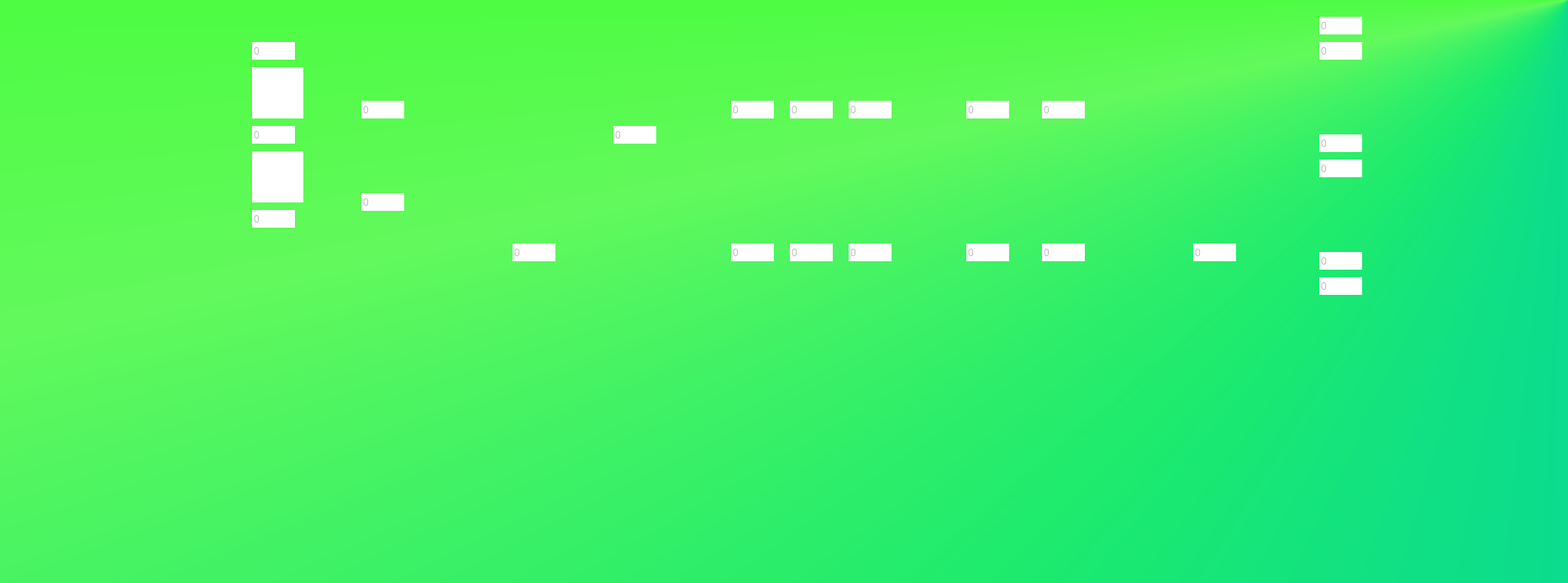
<?xml version="1.0" encoding="UTF-8"?>
<ui version="4.0">
 <class>MainWindow</class>
 <widget class="QMainWindow" name="MainWindow">
  <property name="geometry">
   <rect>
    <x>0</x>
    <y>0</y>
    <width>1866</width>
    <height>694</height>
   </rect>
  </property>
  <property name="windowTitle">
   <string>MainWindow</string>
  </property>
  <property name="styleSheet">
   <string notr="true">background-color: qconicalgradient(cx:1, cy:0, angle:57.7, stop:0.253731 rgba(56, 255, 40, 255), stop:0.422886 rgba(98, 249, 92, 255), stop:0.537313 rgba(28, 234, 110, 255), stop:0.621891 rgba(0, 211, 161, 255));</string>
  </property>
  <widget class="QWidget" name="centralWidget">
   <widget class="QPushButton" name="btnInicio">
    <property name="geometry">
     <rect>
      <x>50</x>
      <y>570</y>
      <width>71</width>
      <height>61</height>
     </rect>
    </property>
    <property name="styleSheet">
     <string notr="true">background-color: transparent;
background: none;
border: none;
border-image: url(:/inicio.png);
background-repeat: none;</string>
    </property>
    <property name="text">
     <string/>
    </property>
   </widget>
   <widget class="QPushButton" name="btnPausa">
    <property name="geometry">
     <rect>
      <x>140</x>
      <y>570</y>
      <width>71</width>
      <height>61</height>
     </rect>
    </property>
    <property name="styleSheet">
     <string notr="true">border-image: url(:/pausa.png);
background-color: transparent;
background: none;
border: none;
background-repeat: none;</string>
    </property>
    <property name="text">
     <string/>
    </property>
   </widget>
   <widget class="QPushButton" name="btnReiniciar">
    <property name="geometry">
     <rect>
      <x>230</x>
      <y>570</y>
      <width>71</width>
      <height>61</height>
     </rect>
    </property>
    <property name="styleSheet">
     <string notr="true">background-color: transparent;
background: none;
border-image: url(:/reinicio.png);
border: none;
background-repeat: none;</string>
    </property>
    <property name="text">
     <string/>
    </property>
   </widget>
   <widget class="QLabel" name="lblMezcladora3">
    <property name="geometry">
     <rect>
      <x>300</x>
      <y>280</y>
      <width>61</width>
      <height>61</height>
     </rect>
    </property>
    <property name="styleSheet">
     <string notr="true">background-color: transparent;
background: none;
border: none;
border-image: url(:/mezcladora.png);
background-repeat: none;</string>
    </property>
    <property name="text">
     <string/>
    </property>
   </widget>
   <widget class="QGraphicsView" name="lblMezcladora1">
    <property name="geometry">
     <rect>
      <x>300</x>
      <y>80</y>
      <width>61</width>
      <height>61</height>
     </rect>
    </property>
    <property name="styleSheet">
     <string notr="true">background-color: transparent;
background: none;
border: none;
border-image: url(:/mezclador.png);
background-repeat: none;</string>
    </property>
   </widget>
   <widget class="QGraphicsView" name="lblMezcladora2">
    <property name="geometry">
     <rect>
      <x>300</x>
      <y>180</y>
      <width>61</width>
      <height>61</height>
     </rect>
    </property>
    <property name="styleSheet">
     <string notr="true">background-color: transparent;
background: none;
border: none;
border-image: url(:/mezclador.png);
background-repeat: none;</string>
    </property>
   </widget>
   <widget class="QLabel" name="camionLbl">
    <property name="geometry">
     <rect>
      <x>170</x>
      <y>170</y>
      <width>61</width>
      <height>61</height>
     </rect>
    </property>
    <property name="styleSheet">
     <string notr="true">background-color: transparent;
background: none;
border: none;
background-repeat: none;
border-image: url(:/camion.png);</string>
    </property>
    <property name="text">
     <string/>
    </property>
   </widget>
   <widget class="QLabel" name="label">
    <property name="geometry">
     <rect>
      <x>400</x>
      <y>130</y>
      <width>101</width>
      <height>91</height>
     </rect>
    </property>
    <property name="styleSheet">
     <string notr="true">background-color: transparent;
background: none;
border: none;
background-repeat: none;
border-image: url(:/transportadora.png);</string>
    </property>
    <property name="text">
     <string/>
    </property>
   </widget>
   <widget class="QLabel" name="label_2">
    <property name="geometry">
     <rect>
      <x>400</x>
      <y>240</y>
      <width>101</width>
      <height>91</height>
     </rect>
    </property>
    <property name="styleSheet">
     <string notr="true">background-color: transparent;
background: none;
border: none;
background-repeat: none;
border-image: url(:/transportadora.png);</string>
    </property>
    <property name="text">
     <string/>
    </property>
   </widget>
   <widget class="QLabel" name="label_3">
    <property name="geometry">
     <rect>
      <x>710</x>
      <y>170</y>
      <width>101</width>
      <height>91</height>
     </rect>
    </property>
    <property name="styleSheet">
     <string notr="true">background-color: transparent;
background: none;
border: none;
background-repeat: none;
border-image: url(:/transportadora.png);</string>
    </property>
    <property name="text">
     <string/>
    </property>
   </widget>
   <widget class="QLabel" name="almacenLbl">
    <property name="geometry">
     <rect>
      <x>40</x>
      <y>130</y>
      <width>81</width>
      <height>91</height>
     </rect>
    </property>
    <property name="styleSheet">
     <string notr="true">background-color: transparent;
background: none;
border: none;
background-repeat: none;
border-image: url(:/almacenFinal.png);</string>
    </property>
    <property name="text">
     <string/>
    </property>
   </widget>
   <widget class="QLabel" name="label_5">
    <property name="geometry">
     <rect>
      <x>570</x>
      <y>120</y>
      <width>131</width>
      <height>171</height>
     </rect>
    </property>
    <property name="styleSheet">
     <string notr="true">background-color: transparent;
background: none;
border: none;
background-repeat: none;
border-image: url(:/ensambladora.png);</string>
    </property>
    <property name="text">
     <string/>
    </property>
   </widget>
   <widget class="QLabel" name="lblcontrolCalidad">
    <property name="geometry">
     <rect>
      <x>1130</x>
      <y>150</y>
      <width>171</width>
      <height>131</height>
     </rect>
    </property>
    <property name="styleSheet">
     <string notr="true">background-color: transparent;
background: none;
border-image: url(:/maesitos.png);
border: none;
background-repeat: none;</string>
    </property>
    <property name="text">
     <string/>
    </property>
   </widget>
   <widget class="QPushButton" name="pushButton">
    <property name="geometry">
     <rect>
      <x>320</x>
      <y>570</y>
      <width>71</width>
      <height>61</height>
     </rect>
    </property>
    <property name="styleSheet">
     <string notr="true">background-color: transparent;
background: none;
border: none;
background-repeat: none;
border-image: url(:/config.png);</string>
    </property>
    <property name="text">
     <string/>
    </property>
   </widget>
   <widget class="QLabel" name="lblempacadora">
    <property name="geometry">
     <rect>
      <x>1370</x>
      <y>130</y>
      <width>161</width>
      <height>141</height>
     </rect>
    </property>
    <property name="styleSheet">
     <string notr="true">background-color: transparent;
background: none;
border: none;
background-repeat: none;
border-image: url(:/empacadora.png);</string>
    </property>
    <property name="text">
     <string/>
    </property>
   </widget>
   <widget class="QLabel" name="label_4">
    <property name="geometry">
     <rect>
      <x>1680</x>
      <y>170</y>
      <width>151</width>
      <height>121</height>
     </rect>
    </property>
    <property name="styleSheet">
     <string notr="true">background-color: transparent;
background: none;
border: none;
background-repeat: none;
border-image: url(:/almacen.png);</string>
    </property>
    <property name="text">
     <string/>
    </property>
   </widget>
   <widget class="QLabel" name="camionLbl_2">
    <property name="geometry">
     <rect>
      <x>1570</x>
      <y>350</y>
      <width>61</width>
      <height>61</height>
     </rect>
    </property>
    <property name="styleSheet">
     <string notr="true">background-color: transparent;
background: none;
border: none;
background-repeat: none;
border-image: url(:/camion.png);</string>
    </property>
    <property name="text">
     <string/>
    </property>
   </widget>
   <widget class="QLabel" name="camionLbl_3">
    <property name="geometry">
     <rect>
      <x>1570</x>
      <y>210</y>
      <width>61</width>
      <height>61</height>
     </rect>
    </property>
    <property name="styleSheet">
     <string notr="true">background-color: transparent;
background: none;
border: none;
background-repeat: none;
border-image: url(:/camion.png);</string>
    </property>
    <property name="text">
     <string/>
    </property>
   </widget>
   <widget class="QLabel" name="camionLbl_4">
    <property name="geometry">
     <rect>
      <x>1570</x>
      <y>80</y>
      <width>61</width>
      <height>61</height>
     </rect>
    </property>
    <property name="styleSheet">
     <string notr="true">background-color: transparent;
background: none;
border: none;
background-repeat: none;
border-image: url(:/camion.png);</string>
    </property>
    <property name="text">
     <string/>
    </property>
   </widget>
   <widget class="QSpinBox" name="mezcladora1">
    <property name="enabled">
     <bool>false</bool>
    </property>
    <property name="geometry">
     <rect>
      <x>300</x>
      <y>50</y>
      <width>51</width>
      <height>21</height>
     </rect>
    </property>
    <property name="styleSheet">
     <string notr="true">background-color: transparent;
background: none;
border: none;
background-repeat: none;</string>
    </property>
    <property name="readOnly">
     <bool>true</bool>
    </property>
    <property name="buttonSymbols">
     <enum>QAbstractSpinBox::NoButtons</enum>
    </property>
    <property name="keyboardTracking">
     <bool>true</bool>
    </property>
   </widget>
   <widget class="QLabel" name="lblhorno1">
    <property name="geometry">
     <rect>
      <x>870</x>
      <y>150</y>
      <width>61</width>
      <height>71</height>
     </rect>
    </property>
    <property name="styleSheet">
     <string notr="true">border-image: url(:/horno.png);
background-color: transparent;
background: none;
border: none;
background-repeat: none;</string>
    </property>
    <property name="text">
     <string/>
    </property>
   </widget>
   <widget class="QLabel" name="lblhorno2">
    <property name="geometry">
     <rect>
      <x>930</x>
      <y>150</y>
      <width>61</width>
      <height>71</height>
     </rect>
    </property>
    <property name="styleSheet">
     <string notr="true">border-image: url(:/horno.png);
background-color: transparent;
background: none;
border: none;
background-repeat: none;</string>
    </property>
    <property name="text">
     <string/>
    </property>
   </widget>
   <widget class="QLabel" name="lblhorno3">
    <property name="geometry">
     <rect>
      <x>990</x>
      <y>150</y>
      <width>61</width>
      <height>71</height>
     </rect>
    </property>
    <property name="styleSheet">
     <string notr="true">border-image: url(:/horno.png);
background-color: transparent;
background: none;
border: none;
background-repeat: none;</string>
    </property>
    <property name="text">
     <string/>
    </property>
   </widget>
   <widget class="QLabel" name="lblhorno5">
    <property name="geometry">
     <rect>
      <x>930</x>
      <y>210</y>
      <width>61</width>
      <height>71</height>
     </rect>
    </property>
    <property name="styleSheet">
     <string notr="true">border-image: url(:/horno.png);
background-color: transparent;
background: none;
border: none;
background-repeat: none;</string>
    </property>
    <property name="text">
     <string/>
    </property>
   </widget>
   <widget class="QLabel" name="lblhorno4">
    <property name="geometry">
     <rect>
      <x>870</x>
      <y>210</y>
      <width>61</width>
      <height>71</height>
     </rect>
    </property>
    <property name="styleSheet">
     <string notr="true">border-image: url(:/horno.png);
background-color: transparent;
background: none;
border: none;
background-repeat: none;</string>
    </property>
    <property name="text">
     <string/>
    </property>
   </widget>
   <widget class="QLabel" name="lblhorno6">
    <property name="geometry">
     <rect>
      <x>990</x>
      <y>210</y>
      <width>61</width>
      <height>71</height>
     </rect>
    </property>
    <property name="styleSheet">
     <string notr="true">border-image: url(:/horno.png);
background-color: transparent;
background: none;
border: none;
background-repeat: none;</string>
    </property>
    <property name="text">
     <string/>
    </property>
   </widget>
   <widget class="QSpinBox" name="mezcladora2">
    <property name="enabled">
     <bool>false</bool>
    </property>
    <property name="geometry">
     <rect>
      <x>300</x>
      <y>150</y>
      <width>51</width>
      <height>21</height>
     </rect>
    </property>
    <property name="styleSheet">
     <string notr="true">background-color: transparent;
background: none;
border: none;
background-repeat: none;</string>
    </property>
    <property name="readOnly">
     <bool>true</bool>
    </property>
    <property name="buttonSymbols">
     <enum>QAbstractSpinBox::NoButtons</enum>
    </property>
    <property name="keyboardTracking">
     <bool>true</bool>
    </property>
   </widget>
   <widget class="QSpinBox" name="mezcladora3">
    <property name="enabled">
     <bool>false</bool>
    </property>
    <property name="geometry">
     <rect>
      <x>300</x>
      <y>250</y>
      <width>51</width>
      <height>21</height>
     </rect>
    </property>
    <property name="styleSheet">
     <string notr="true">background-color: transparent;
background: none;
border: none;
background-repeat: none;</string>
    </property>
    <property name="readOnly">
     <bool>true</bool>
    </property>
    <property name="buttonSymbols">
     <enum>QAbstractSpinBox::NoButtons</enum>
    </property>
    <property name="keyboardTracking">
     <bool>true</bool>
    </property>
   </widget>
   <widget class="QSpinBox" name="cintaMezcla">
    <property name="enabled">
     <bool>false</bool>
    </property>
    <property name="geometry">
     <rect>
      <x>430</x>
      <y>120</y>
      <width>51</width>
      <height>21</height>
     </rect>
    </property>
    <property name="styleSheet">
     <string notr="true">background-color: transparent;
background: none;
border: none;
background-repeat: none;</string>
    </property>
    <property name="readOnly">
     <bool>true</bool>
    </property>
    <property name="buttonSymbols">
     <enum>QAbstractSpinBox::NoButtons</enum>
    </property>
    <property name="keyboardTracking">
     <bool>true</bool>
    </property>
   </widget>
   <widget class="QSpinBox" name="cintaChoco">
    <property name="enabled">
     <bool>false</bool>
    </property>
    <property name="geometry">
     <rect>
      <x>430</x>
      <y>230</y>
      <width>51</width>
      <height>21</height>
     </rect>
    </property>
    <property name="styleSheet">
     <string notr="true">background-color: transparent;
background: none;
border: none;
background-repeat: none;</string>
    </property>
    <property name="readOnly">
     <bool>true</bool>
    </property>
    <property name="buttonSymbols">
     <enum>QAbstractSpinBox::NoButtons</enum>
    </property>
    <property name="keyboardTracking">
     <bool>true</bool>
    </property>
   </widget>
   <widget class="QSpinBox" name="ensambladora">
    <property name="enabled">
     <bool>false</bool>
    </property>
    <property name="geometry">
     <rect>
      <x>610</x>
      <y>290</y>
      <width>51</width>
      <height>21</height>
     </rect>
    </property>
    <property name="styleSheet">
     <string notr="true">background-color: transparent;
background: none;
border: none;
background-repeat: none;</string>
    </property>
    <property name="readOnly">
     <bool>true</bool>
    </property>
    <property name="buttonSymbols">
     <enum>QAbstractSpinBox::NoButtons</enum>
    </property>
    <property name="keyboardTracking">
     <bool>true</bool>
    </property>
   </widget>
   <widget class="QSpinBox" name="cintaHorno">
    <property name="enabled">
     <bool>false</bool>
    </property>
    <property name="geometry">
     <rect>
      <x>730</x>
      <y>150</y>
      <width>51</width>
      <height>21</height>
     </rect>
    </property>
    <property name="styleSheet">
     <string notr="true">background-color: transparent;
background: none;
border: none;
background-repeat: none;</string>
    </property>
    <property name="readOnly">
     <bool>true</bool>
    </property>
    <property name="buttonSymbols">
     <enum>QAbstractSpinBox::NoButtons</enum>
    </property>
    <property name="keyboardTracking">
     <bool>true</bool>
    </property>
   </widget>
   <widget class="QSpinBox" name="horno_1">
    <property name="enabled">
     <bool>false</bool>
    </property>
    <property name="geometry">
     <rect>
      <x>870</x>
      <y>120</y>
      <width>51</width>
      <height>21</height>
     </rect>
    </property>
    <property name="styleSheet">
     <string notr="true">background-color: transparent;
background: none;
border: none;
background-repeat: none;</string>
    </property>
    <property name="readOnly">
     <bool>true</bool>
    </property>
    <property name="buttonSymbols">
     <enum>QAbstractSpinBox::NoButtons</enum>
    </property>
    <property name="keyboardTracking">
     <bool>true</bool>
    </property>
   </widget>
   <widget class="QSpinBox" name="horno_4">
    <property name="enabled">
     <bool>false</bool>
    </property>
    <property name="geometry">
     <rect>
      <x>870</x>
      <y>290</y>
      <width>51</width>
      <height>21</height>
     </rect>
    </property>
    <property name="styleSheet">
     <string notr="true">background-color: transparent;
background: none;
border: none;
background-repeat: none;</string>
    </property>
    <property name="readOnly">
     <bool>true</bool>
    </property>
    <property name="buttonSymbols">
     <enum>QAbstractSpinBox::NoButtons</enum>
    </property>
    <property name="keyboardTracking">
     <bool>true</bool>
    </property>
   </widget>
   <widget class="QSpinBox" name="horno_5">
    <property name="enabled">
     <bool>false</bool>
    </property>
    <property name="geometry">
     <rect>
      <x>940</x>
      <y>290</y>
      <width>51</width>
      <height>21</height>
     </rect>
    </property>
    <property name="styleSheet">
     <string notr="true">background-color: transparent;
background: none;
border: none;
background-repeat: none;</string>
    </property>
    <property name="readOnly">
     <bool>true</bool>
    </property>
    <property name="buttonSymbols">
     <enum>QAbstractSpinBox::NoButtons</enum>
    </property>
    <property name="keyboardTracking">
     <bool>true</bool>
    </property>
   </widget>
   <widget class="QSpinBox" name="horno_6">
    <property name="enabled">
     <bool>false</bool>
    </property>
    <property name="geometry">
     <rect>
      <x>1010</x>
      <y>290</y>
      <width>51</width>
      <height>21</height>
     </rect>
    </property>
    <property name="styleSheet">
     <string notr="true">background-color: transparent;
background: none;
border: none;
background-repeat: none;</string>
    </property>
    <property name="readOnly">
     <bool>true</bool>
    </property>
    <property name="buttonSymbols">
     <enum>QAbstractSpinBox::NoButtons</enum>
    </property>
    <property name="keyboardTracking">
     <bool>true</bool>
    </property>
   </widget>
   <widget class="QSpinBox" name="horno_2">
    <property name="enabled">
     <bool>false</bool>
    </property>
    <property name="geometry">
     <rect>
      <x>940</x>
      <y>120</y>
      <width>51</width>
      <height>21</height>
     </rect>
    </property>
    <property name="styleSheet">
     <string notr="true">background-color: transparent;
background: none;
border: none;
background-repeat: none;</string>
    </property>
    <property name="readOnly">
     <bool>true</bool>
    </property>
    <property name="buttonSymbols">
     <enum>QAbstractSpinBox::NoButtons</enum>
    </property>
    <property name="keyboardTracking">
     <bool>true</bool>
    </property>
   </widget>
   <widget class="QSpinBox" name="horno_3">
    <property name="enabled">
     <bool>false</bool>
    </property>
    <property name="geometry">
     <rect>
      <x>1010</x>
      <y>120</y>
      <width>51</width>
      <height>21</height>
     </rect>
    </property>
    <property name="styleSheet">
     <string notr="true">background-color: transparent;
background: none;
border: none;
background-repeat: none;</string>
    </property>
    <property name="readOnly">
     <bool>true</bool>
    </property>
    <property name="buttonSymbols">
     <enum>QAbstractSpinBox::NoButtons</enum>
    </property>
    <property name="keyboardTracking">
     <bool>true</bool>
    </property>
   </widget>
   <widget class="QSpinBox" name="calida1_aprovados">
    <property name="enabled">
     <bool>false</bool>
    </property>
    <property name="geometry">
     <rect>
      <x>1150</x>
      <y>290</y>
      <width>51</width>
      <height>21</height>
     </rect>
    </property>
    <property name="styleSheet">
     <string notr="true">background-color: transparent;
background: none;
border: none;
background-repeat: none;</string>
    </property>
    <property name="readOnly">
     <bool>true</bool>
    </property>
    <property name="buttonSymbols">
     <enum>QAbstractSpinBox::NoButtons</enum>
    </property>
    <property name="keyboardTracking">
     <bool>true</bool>
    </property>
   </widget>
   <widget class="QSpinBox" name="empacadora">
    <property name="enabled">
     <bool>false</bool>
    </property>
    <property name="geometry">
     <rect>
      <x>1420</x>
      <y>290</y>
      <width>51</width>
      <height>21</height>
     </rect>
    </property>
    <property name="styleSheet">
     <string notr="true">background-color: transparent;
background: none;
border: none;
background-repeat: none;</string>
    </property>
    <property name="readOnly">
     <bool>true</bool>
    </property>
    <property name="buttonSymbols">
     <enum>QAbstractSpinBox::NoButtons</enum>
    </property>
    <property name="keyboardTracking">
     <bool>true</bool>
    </property>
   </widget>
   <widget class="QSpinBox" name="camion4pack_actual">
    <property name="enabled">
     <bool>false</bool>
    </property>
    <property name="geometry">
     <rect>
      <x>1570</x>
      <y>50</y>
      <width>51</width>
      <height>21</height>
     </rect>
    </property>
    <property name="styleSheet">
     <string notr="true">background-color: transparent;
background: none;
border: none;
background-repeat: none;</string>
    </property>
    <property name="readOnly">
     <bool>true</bool>
    </property>
    <property name="buttonSymbols">
     <enum>QAbstractSpinBox::NoButtons</enum>
    </property>
    <property name="keyboardTracking">
     <bool>true</bool>
    </property>
   </widget>
   <widget class="QSpinBox" name="camion16pack_actual">
    <property name="enabled">
     <bool>false</bool>
    </property>
    <property name="geometry">
     <rect>
      <x>1570</x>
      <y>330</y>
      <width>51</width>
      <height>21</height>
     </rect>
    </property>
    <property name="styleSheet">
     <string notr="true">background-color: transparent;
background: none;
border: none;
background-repeat: none;</string>
    </property>
    <property name="readOnly">
     <bool>true</bool>
    </property>
    <property name="buttonSymbols">
     <enum>QAbstractSpinBox::NoButtons</enum>
    </property>
    <property name="keyboardTracking">
     <bool>true</bool>
    </property>
   </widget>
   <widget class="QSpinBox" name="camnion10pack_actaul">
    <property name="enabled">
     <bool>false</bool>
    </property>
    <property name="geometry">
     <rect>
      <x>1570</x>
      <y>190</y>
      <width>51</width>
      <height>21</height>
     </rect>
    </property>
    <property name="styleSheet">
     <string notr="true">background-color: transparent;
background: none;
border: none;
background-repeat: none;</string>
    </property>
    <property name="readOnly">
     <bool>true</bool>
    </property>
    <property name="buttonSymbols">
     <enum>QAbstractSpinBox::NoButtons</enum>
    </property>
    <property name="keyboardTracking">
     <bool>true</bool>
    </property>
   </widget>
   <widget class="QSpinBox" name="calida2_aprovados">
    <property name="enabled">
     <bool>false</bool>
    </property>
    <property name="geometry">
     <rect>
      <x>1240</x>
      <y>290</y>
      <width>51</width>
      <height>21</height>
     </rect>
    </property>
    <property name="styleSheet">
     <string notr="true">background-color: transparent;
background: none;
border: none;
background-repeat: none;</string>
    </property>
    <property name="readOnly">
     <bool>true</bool>
    </property>
    <property name="buttonSymbols">
     <enum>QAbstractSpinBox::NoButtons</enum>
    </property>
    <property name="keyboardTracking">
     <bool>true</bool>
    </property>
   </widget>
   <widget class="QSpinBox" name="calida2_desechados">
    <property name="enabled">
     <bool>false</bool>
    </property>
    <property name="geometry">
     <rect>
      <x>1240</x>
      <y>120</y>
      <width>51</width>
      <height>21</height>
     </rect>
    </property>
    <property name="styleSheet">
     <string notr="true">background-color: transparent;
background: none;
border: none;
background-repeat: none;</string>
    </property>
    <property name="readOnly">
     <bool>true</bool>
    </property>
    <property name="buttonSymbols">
     <enum>QAbstractSpinBox::NoButtons</enum>
    </property>
    <property name="keyboardTracking">
     <bool>true</bool>
    </property>
   </widget>
   <widget class="QSpinBox" name="calida1_desechados">
    <property name="enabled">
     <bool>false</bool>
    </property>
    <property name="geometry">
     <rect>
      <x>1150</x>
      <y>120</y>
      <width>51</width>
      <height>21</height>
     </rect>
    </property>
    <property name="styleSheet">
     <string notr="true">background-color: transparent;
background: none;
border: none;
background-repeat: none;</string>
    </property>
    <property name="readOnly">
     <bool>true</bool>
    </property>
    <property name="buttonSymbols">
     <enum>QAbstractSpinBox::NoButtons</enum>
    </property>
    <property name="keyboardTracking">
     <bool>true</bool>
    </property>
   </widget>
   <widget class="QSpinBox" name="camion4pack_total">
    <property name="enabled">
     <bool>false</bool>
    </property>
    <property name="geometry">
     <rect>
      <x>1570</x>
      <y>20</y>
      <width>51</width>
      <height>21</height>
     </rect>
    </property>
    <property name="styleSheet">
     <string notr="true">background-color: transparent;
background: none;
border: none;
background-repeat: none;</string>
    </property>
    <property name="readOnly">
     <bool>true</bool>
    </property>
    <property name="buttonSymbols">
     <enum>QAbstractSpinBox::NoButtons</enum>
    </property>
    <property name="keyboardTracking">
     <bool>true</bool>
    </property>
   </widget>
   <widget class="QSpinBox" name="camnion10pack_total">
    <property name="enabled">
     <bool>false</bool>
    </property>
    <property name="geometry">
     <rect>
      <x>1570</x>
      <y>160</y>
      <width>51</width>
      <height>21</height>
     </rect>
    </property>
    <property name="styleSheet">
     <string notr="true">background-color: transparent;
background: none;
border: none;
background-repeat: none;</string>
    </property>
    <property name="readOnly">
     <bool>true</bool>
    </property>
    <property name="buttonSymbols">
     <enum>QAbstractSpinBox::NoButtons</enum>
    </property>
    <property name="keyboardTracking">
     <bool>true</bool>
    </property>
   </widget>
   <widget class="QSpinBox" name="camnion16pack_total">
    <property name="enabled">
     <bool>false</bool>
    </property>
    <property name="geometry">
     <rect>
      <x>1570</x>
      <y>300</y>
      <width>51</width>
      <height>21</height>
     </rect>
    </property>
    <property name="styleSheet">
     <string notr="true">background-color: transparent;
background: none;
border: none;
background-repeat: none;</string>
    </property>
    <property name="readOnly">
     <bool>true</bool>
    </property>
    <property name="buttonSymbols">
     <enum>QAbstractSpinBox::NoButtons</enum>
    </property>
    <property name="keyboardTracking">
     <bool>true</bool>
    </property>
   </widget>
   <widget class="QPushButton" name="btnMezcladora1">
    <property name="geometry">
     <rect>
      <x>260</x>
      <y>50</y>
      <width>41</width>
      <height>41</height>
     </rect>
    </property>
    <property name="styleSheet">
     <string notr="true">border-image: url(:/cambiar.png);
background-color: transparent;
background: none;
border: none;
background-repeat: none;</string>
    </property>
    <property name="text">
     <string/>
    </property>
   </widget>
   <widget class="QPushButton" name="btnMezcladora2">
    <property name="geometry">
     <rect>
      <x>260</x>
      <y>150</y>
      <width>41</width>
      <height>41</height>
     </rect>
    </property>
    <property name="styleSheet">
     <string notr="true">border-image: url(:/cambiar.png);
background-color: transparent;
background: none;
border: none;
background-repeat: none;</string>
    </property>
    <property name="text">
     <string/>
    </property>
   </widget>
   <widget class="QPushButton" name="btnMezcladora3">
    <property name="geometry">
     <rect>
      <x>260</x>
      <y>250</y>
      <width>41</width>
      <height>41</height>
     </rect>
    </property>
    <property name="styleSheet">
     <string notr="true">border-image: url(:/cambiar.png);
background-color: transparent;
background: none;
border: none;
background-repeat: none;</string>
    </property>
    <property name="text">
     <string/>
    </property>
   </widget>
   <widget class="QPushButton" name="btnEnsambladora">
    <property name="geometry">
     <rect>
      <x>530</x>
      <y>130</y>
      <width>41</width>
      <height>41</height>
     </rect>
    </property>
    <property name="styleSheet">
     <string notr="true">border-image: url(:/cambiar.png);
background-color: transparent;
background: none;
border: none;
background-repeat: none;</string>
    </property>
    <property name="text">
     <string/>
    </property>
   </widget>
   <widget class="QPushButton" name="btnHorno">
    <property name="geometry">
     <rect>
      <x>840</x>
      <y>160</y>
      <width>31</width>
      <height>31</height>
     </rect>
    </property>
    <property name="styleSheet">
     <string notr="true">border-image: url(:/cambiar.png);
background-color: transparent;
background: none;
border: none;
background-repeat: none;</string>
    </property>
    <property name="text">
     <string/>
    </property>
   </widget>
   <widget class="QPushButton" name="btnHorno_2">
    <property name="geometry">
     <rect>
      <x>840</x>
      <y>220</y>
      <width>31</width>
      <height>31</height>
     </rect>
    </property>
    <property name="styleSheet">
     <string notr="true">border-image: url(:/cambiar.png);
background-color: transparent;
background: none;
border: none;
background-repeat: none;</string>
    </property>
    <property name="text">
     <string/>
    </property>
   </widget>
   <widget class="QPushButton" name="btnHorno_3">
    <property name="geometry">
     <rect>
      <x>1050</x>
      <y>160</y>
      <width>31</width>
      <height>31</height>
     </rect>
    </property>
    <property name="styleSheet">
     <string notr="true">border-image: url(:/cambiar.png);
background-color: transparent;
background: none;
border: none;
background-repeat: none;</string>
    </property>
    <property name="text">
     <string/>
    </property>
   </widget>
   <widget class="QPushButton" name="btnHorno_4">
    <property name="geometry">
     <rect>
      <x>1050</x>
      <y>210</y>
      <width>31</width>
      <height>31</height>
     </rect>
    </property>
    <property name="styleSheet">
     <string notr="true">border-image: url(:/cambiar.png);
background-color: transparent;
background: none;
border: none;
background-repeat: none;</string>
    </property>
    <property name="text">
     <string/>
    </property>
   </widget>
   <widget class="QPushButton" name="btnCalidad1">
    <property name="geometry">
     <rect>
      <x>1110</x>
      <y>160</y>
      <width>41</width>
      <height>41</height>
     </rect>
    </property>
    <property name="styleSheet">
     <string notr="true">border-image: url(:/cambiar.png);
background-color: transparent;
background: none;
border: none;
background-repeat: none;</string>
    </property>
    <property name="text">
     <string/>
    </property>
   </widget>
   <widget class="QPushButton" name="btnCalidad1_2">
    <property name="geometry">
     <rect>
      <x>1280</x>
      <y>160</y>
      <width>41</width>
      <height>41</height>
     </rect>
    </property>
    <property name="styleSheet">
     <string notr="true">border-image: url(:/cambiar.png);
background-color: transparent;
background: none;
border: none;
background-repeat: none;</string>
    </property>
    <property name="text">
     <string/>
    </property>
   </widget>
   <widget class="QPushButton" name="btnEmpacadora">
    <property name="geometry">
     <rect>
      <x>1360</x>
      <y>130</y>
      <width>41</width>
      <height>41</height>
     </rect>
    </property>
    <property name="styleSheet">
     <string notr="true">border-image: url(:/cambiar.png);
background-color: transparent;
background: none;
border: none;
background-repeat: none;</string>
    </property>
    <property name="text">
     <string/>
    </property>
   </widget>
   <zorder>btnReiniciar</zorder>
   <zorder>btnInicio</zorder>
   <zorder>btnPausa</zorder>
   <zorder>lblMezcladora3</zorder>
   <zorder>lblMezcladora1</zorder>
   <zorder>lblMezcladora2</zorder>
   <zorder>camionLbl</zorder>
   <zorder>label</zorder>
   <zorder>label_2</zorder>
   <zorder>label_3</zorder>
   <zorder>almacenLbl</zorder>
   <zorder>label_5</zorder>
   <zorder>lblcontrolCalidad</zorder>
   <zorder>pushButton</zorder>
   <zorder>lblempacadora</zorder>
   <zorder>label_4</zorder>
   <zorder>camionLbl_2</zorder>
   <zorder>camionLbl_3</zorder>
   <zorder>camionLbl_4</zorder>
   <zorder>mezcladora1</zorder>
   <zorder>lblhorno1</zorder>
   <zorder>lblhorno2</zorder>
   <zorder>lblhorno3</zorder>
   <zorder>lblhorno5</zorder>
   <zorder>lblhorno4</zorder>
   <zorder>lblhorno6</zorder>
   <zorder>mezcladora2</zorder>
   <zorder>mezcladora3</zorder>
   <zorder>cintaMezcla</zorder>
   <zorder>cintaChoco</zorder>
   <zorder>ensambladora</zorder>
   <zorder>cintaHorno</zorder>
   <zorder>horno_1</zorder>
   <zorder>horno_4</zorder>
   <zorder>horno_5</zorder>
   <zorder>horno_6</zorder>
   <zorder>horno_2</zorder>
   <zorder>horno_3</zorder>
   <zorder>calida1_aprovados</zorder>
   <zorder>empacadora</zorder>
   <zorder>camion4pack_actual</zorder>
   <zorder>camion16pack_actual</zorder>
   <zorder>camnion10pack_actaul</zorder>
   <zorder>calida2_aprovados</zorder>
   <zorder>calida2_desechados</zorder>
   <zorder>calida1_desechados</zorder>
   <zorder>camion4pack_total</zorder>
   <zorder>camnion10pack_total</zorder>
   <zorder>camnion16pack_total</zorder>
   <zorder>btnMezcladora1</zorder>
   <zorder>btnMezcladora2</zorder>
   <zorder>btnMezcladora3</zorder>
   <zorder>btnEnsambladora</zorder>
   <zorder>btnHorno</zorder>
   <zorder>btnHorno_2</zorder>
   <zorder>btnHorno_3</zorder>
   <zorder>btnHorno_4</zorder>
   <zorder>btnCalidad1</zorder>
   <zorder>btnCalidad1_2</zorder>
   <zorder>btnEmpacadora</zorder>
  </widget>
 </widget>
 <layoutdefault spacing="6" margin="11"/>
 <resources/>
 <connections/>
</ui>
